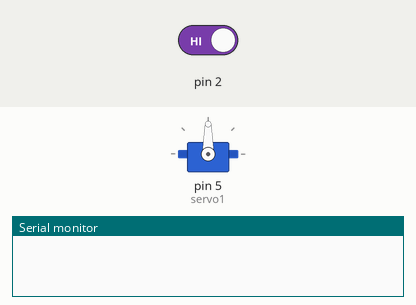
Bench run of a sketch on a simulated Arduino Uno, built with avr-gcc and run on an emulated ATmega328P. Parts: servo, the last lines printed to the serial monitor. Inputs (shaded band) come from the test bench; at power-on: pin 2 HIGH.

Above: at 1.2 s.
1.3 s: pin 2 driven LOW
2.8 s: pin 2 driven HIGH
At 3.4 s:
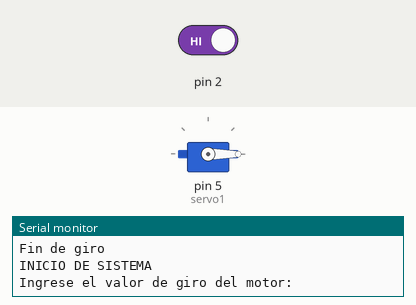
Timing chart, 0 to 5.8 s (numbered marks = the images above; inputs shaded):
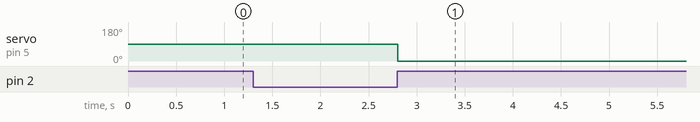

Measured:
- after the input at 2.8 s, servo on pin 5 (servo1): 90° → 0° after 0.00 s instead of 7.3 s

The sketch:

CardenasLizeth_Deber05_Interrupciones.ino
```cpp
/*UNIVERSIDAD TÉCNICA DEL NORTE
 * FICA - CITEL- SISTEMAS EMBEBIDOS
 *COD 15: MANEJO DE INTERRUPCIONES Y SERVO MOTOR
 *OBJETIVO:Realizar un programa que mediante interrupciones tenga 3 modos: Inicio del sistema, giro de motor y fin de programa.
 *El giro debe ser ingresado por comunicación serial.
 *Nombre: Magali Cárdenas
  */
#include <Servo.h>
 Servo servo1;// creación de objeto para servo 1
 int conversor1; // variable para conversor 1

 int on=0; // int o
 int cont;//int 1
 int i;
 int j;
 String dato;
 int giro=0;

void setup() {

  Serial.begin(9600);
  servo1.attach(5);   // configuración de servo 1
  attachInterrupt(0,activacion,LOW);


}

void loop() {
  if (on==2){

  if(Serial.available()>0){        // condición de recepción de datos
     dato=Serial.readString();    // almacenamiento de dato ingresado en variable
     giro=dato.toInt();           // conversión a entero
    }
  if(giro<180)                   //si cumple condición máxima de giro
      servo1.write(giro);  //    impresión de valor en servo 2

   else
   Serial.println("Dato Inválido");   // mensaje de error
   delay(200); // espera de estabilización


  }

}
void activacion(){

  switch(on){
    case 0:
    Serial.println("INICIO DE SISTEMA");
    Serial.println("Ingrese el valor de giro del motor:");
    on++;
    break;
    case 1:
    Serial.println(" ");
    Serial.println("Inicio giro");

    on++;
    break;
    case 2:
    Serial.println(String("Se da un giro de:")+String(giro+String(" grados")));
    Serial.println("Fin de giro");

    cont=0;
    i=0;
    j=0;
    on=0;
    break;

  }
}
```
